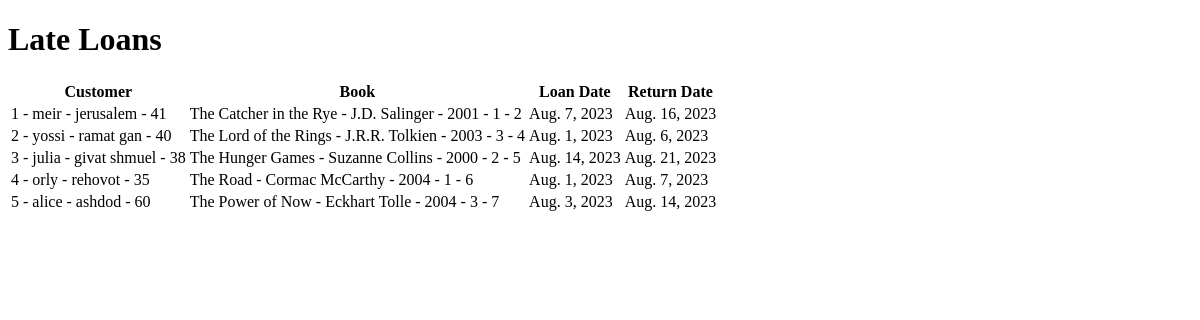
/late_loans/, run on an earlier commit of the app's database.
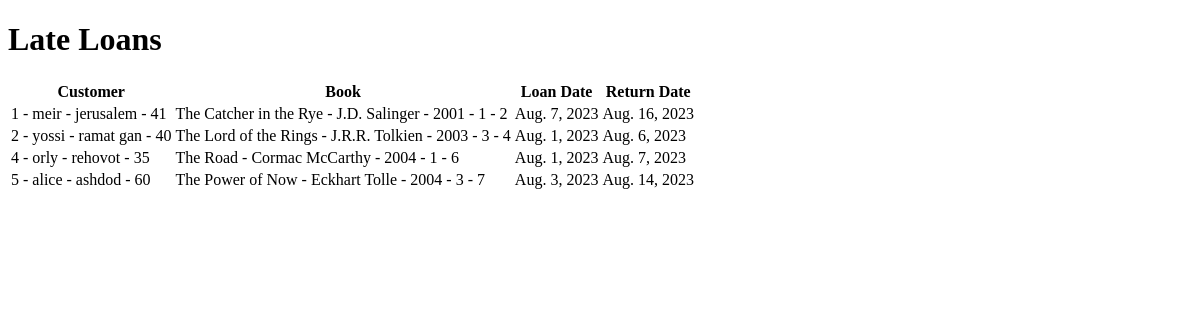
And on a later commit of the database.
### books/models.py (models this page shows, shortened)
class Loan(models.Model):
    customer = models.ForeignKey(Customer, on_delete=models.CASCADE)
    book = models.ForeignKey(Book, on_delete=models.CASCADE)
    loandate = models.DateField()
    returndate = models.DateField()
    returned = models.BooleanField(default=False)

class Customer(models.Model):
    customer_id = models.AutoField(primary_key=True)
    name= models.CharField(max_length=100, null=False)
    city=  models.CharField(max_length=100, null=False)
    age= models.IntegerField(default=0)
    def __str__(self):
        return f"{self.customer_id} - {self.name} - {self.city} - {self.age} "

class Book(models.Model):
    name = models.CharField(max_length=100, null=False)
    author = models.CharField(max_length=100, null=False)
    year_published = models.IntegerField(default=0)
    type= models.IntegerField(default=0)
    book_id = models.AutoField(primary_key=True, editable=False)
    image= models.ImageField(upload_to="book_images",default="https://loremflickr.com/cache/resized/65535_52464844953_602e80cc9e_320_320_nofilter.jpg")
    def __str__(self):
        return f"{self.name} - {self.author} - {self.year_published} - {self.type} - {self.book_id}"

### books/views.py (the view)
# urls.py: path('late_loans/', views.late_loans, name='late_loans'),
def late_loans(request):
    current_date = timezone.now().date()
    late_loans = Loan.objects.filter(returndate__lt=current_date, returned=False)
    return render(request, 'late_loans.html', {'late_loans': late_loans})

### books/templates/late_loans.html (shortened to what this page needs)
<!DOCTYPE html>
<html>
<head>
</head>
<body>
    <h1>Late Loans</h1>
    <table>
        <thead>
            <tr>
                <th>Customer</th>
                <th>Book</th>
                <th>Loan Date</th>
                <th>Return Date</th>
            </tr>
        </thead>
        <tbody>
            {% for loan in late_loans %}
            <tr>
                <td>{{ loan.customer }}</td>
                <td>{{ loan.book }}</td>
                <td>{{ loan.loandate }}</td>
                <td>{{ loan.returndate }}</td>
            </tr>
            {% endfor %}
        </tbody>
    </table>
</body>
</html>

What changed in the data, as far as the page shows it:
no longer on this page (row edited): Loan: customer "3 - julia - givat shmuel - 38", book "The Hunger Games - Suzanne Collins - 2000 - 2 - 5", loandate "Aug. 14, 2023", returndate "Aug. 21, 2023"
